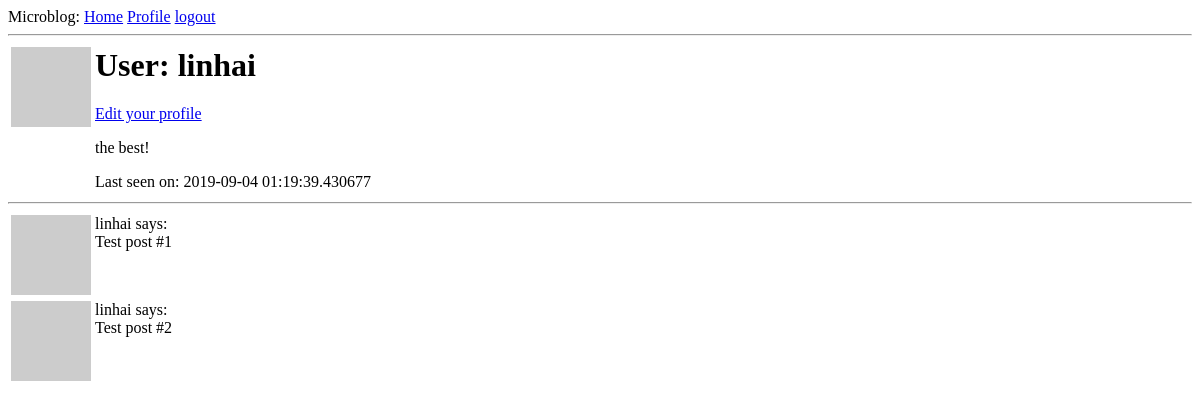
Page /user/linhai (signed in) on the earlier database version.
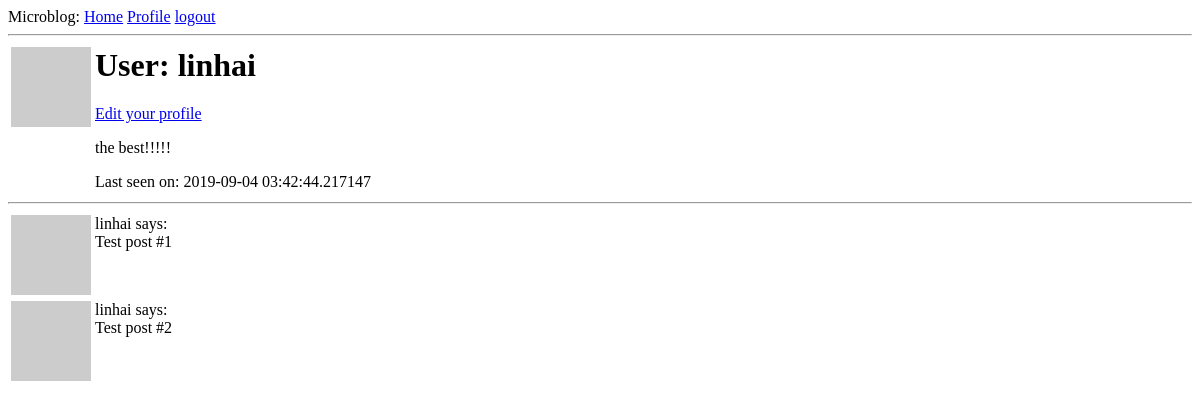
Same page on the later database version.
### app/models.py (models this page shows, shortened)
class User(UserMixin, db.Model):
    id = db.Column(db.Integer, primary_key=True)
    username = db.Column(db.String(64), index=True, unique=True)
    email = db.Column(db.String(120), index=True, unique=True)
    password = db.Column(db.String(128))
    about_me = db.Column(db.String(140))
    last_seen = db.Column(db.DateTime)
    posts = db.relationship('Post', backref='author', lazy='dynamic')
    def avatar(self, size):
        digest = md5(self.email.lower().encode('utf-8')).hexdigest()
        return 'https://www.gravatar.com/avatar/{}?d=identicon&s={}'.format(
            digest, size)
    @login.user_loader
    def load_user(id):
        return User.query.get(int(id))

### app/routes.py (the view)
@app.route('/user/<username>')
@login_required
def user(username):
    user = User.query.filter_by(username=username).first_or_404()
    posts = [
        {'author': user, 'body': 'Test post #1'},
        {'author': user, 'body': 'Test post #2'}
    ]
    return render_template('user.html', user=user, posts=posts)

### app/routes.py (called while the page is built)
@app.before_request
def before_request():
    if current_user.is_authenticated:
        current_user.last_seen = datetime.utcnow()
        db.session.commit()

### app/templates/user.html
{% extends "base.html" %}
{% block content %}
    <table>
        <tr valign="top">
            <td><img src="{{ user.avatar(128) }}"></td>
            <td>
                <h1>User: {{ user.username }}</h1>
                {% if user == current_user %}
                    <p><a href="{{ url_for('edit_profile') }}">Edit your profile</a></p>
                {% endif %}
                {% if user.about_me %}<p>{{ user.about_me }}</p>{% endif %}
                {% if user.last_seen %}<p>Last seen on: {{ user.last_seen }}</p>{% endif %}
            </td>
        </tr>
    </table>
    <hr>
    {% for post in posts %}
        {% include '_post.html' %}
    {% endfor %}
{% endblock %}

### app/templates/base.html (shortened to what this page needs)
<html>
    <head>
    </head>
    <body>
        <div>
            Microblog:
            <a href="{{ url_for('index') }}">Home</a>
            {% if current_user.is_anonymous %}
            <a href="{{ url_for('login') }}">Login</a>
            {% else %}
            <a href="{{ url_for('user', username=current_user.username) }}">Profile</a>
            <a href="{{ url_for('logout') }}">logout</a>
            {% endif %}
        </div>
        <hr>
        {% block content %}{% endblock %}
    </body>
</html>

### app/templates/_post.html
    <table>
        <tr valign="top">
            <td><img src="{{ post.author.avatar(36) }}"></td>
            <td>{{ post.author.username }} says:<br>{{ post.body }}</td>
        </tr>
    </table>

Differences in the rows shown:
changed User "linhai": about_me "the best!" → "the best!!!!!"; last_seen "2019-09-04 01:19:39.430677" → "2019-09-04 03:42:44.217147"
